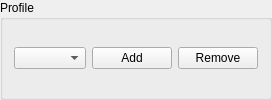
      <widget class="QGroupBox" name="profileGroupBox">
       <property name="title">
        <string>Profile</string>
       </property>
       <layout class="QHBoxLayout" name="horizontalLayout_11">
        <item>
         <widget class="QComboBox" name="profileComboBox">
          <property name="sizePolicy">
           <sizepolicy hsizetype="Expanding" vsizetype="Fixed">
            <horstretch>0</horstretch>
            <verstretch>0</verstretch>
           </sizepolicy>
          </property>
          <property name="sizeAdjustPolicy">
           <enum>QComboBox::SizeAdjustPolicy::AdjustToContents</enum>
          </property>
         </widget>
        </item>
        <item>
         <widget class="QPushButton" name="addProfileButton">
          <property name="sizePolicy">
           <sizepolicy hsizetype="Minimum" vsizetype="Fixed">
            <horstretch>0</horstretch>
            <verstretch>0</verstretch>
           </sizepolicy>
          </property>
          <property name="text">
           <string>Add</string>
          </property>
         </widget>
        </item>
        <item>
         <widget class="QPushButton" name="removeProfileButton">
          <property name="sizePolicy">
           <sizepolicy hsizetype="Minimum" vsizetype="Fixed">
            <horstretch>0</horstretch>
            <verstretch>0</verstretch>
           </sizepolicy>
          </property>
          <property name="text">
           <string>Remove</string>
          </property>
         </widget>
        </item>
       </layout>
      </widget>
